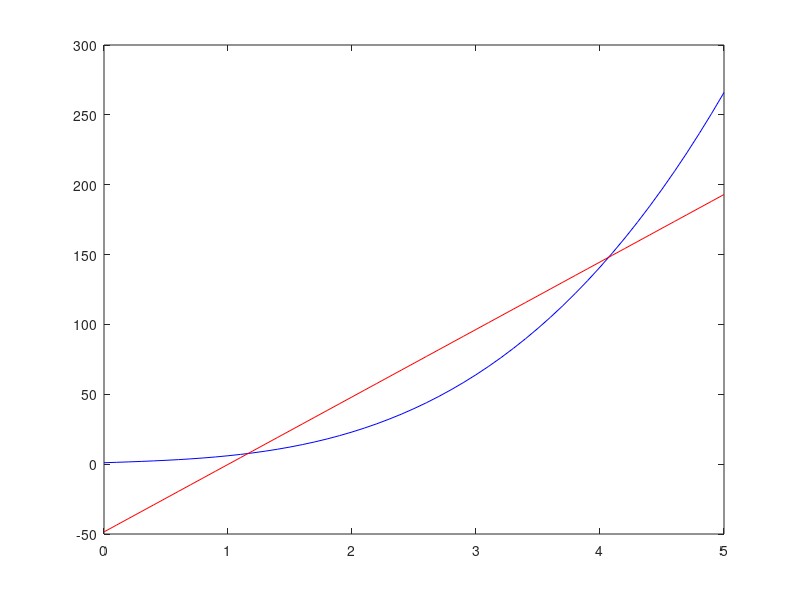
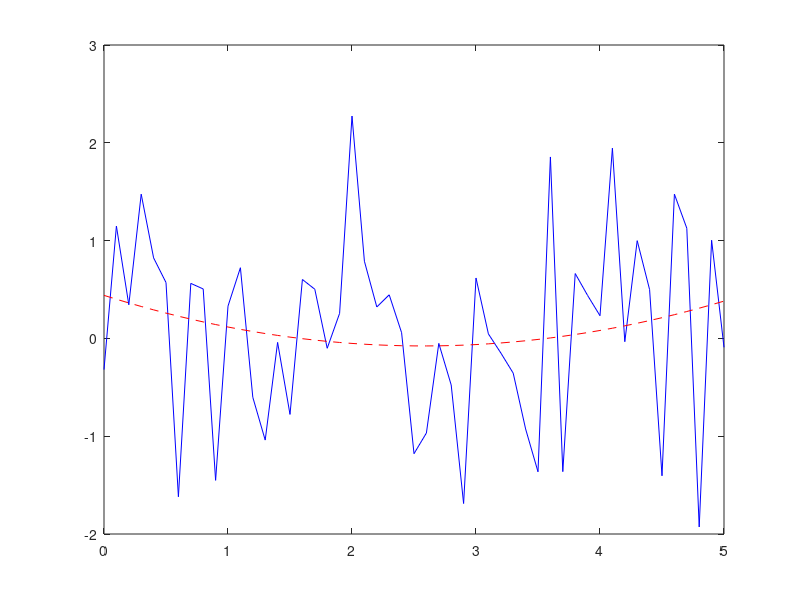

Here is the MATLAB script that generated these plots, in order:
clc, clearvars, close all;

% Represetação de um polinômio no Matlab
P = [1 2 1]; % x^2 + 2*x + 1

% Encontrando as Raizes do polinômio
r = roots(P);

% Tirando a prova se os valores das raizes são realmente verdade
polyval(P, -1);

% Calculando a Derivada do polinômio
polyder(P); % 2*x + 2

% Equação da Reta
t = 0:0.1:5;
y = 2*t.^3+3*t+1;
x = sin(3*t);

[a] = polyfit(t, y, 1) % a(1)x + a(2) => ax + b

yy = a(1)*t + a(2);

figure
plot(t, y, 'b', t, yy, 'r')

%% Equação da Reta para um vetor aleatório

z = randn(1, length(t));
c = polyfit(t, z, 2);

zz = c(1)*t.^2 + c(2)*t + c(3);

figure
plot(t, z, 'b', t, zz, '--r');


